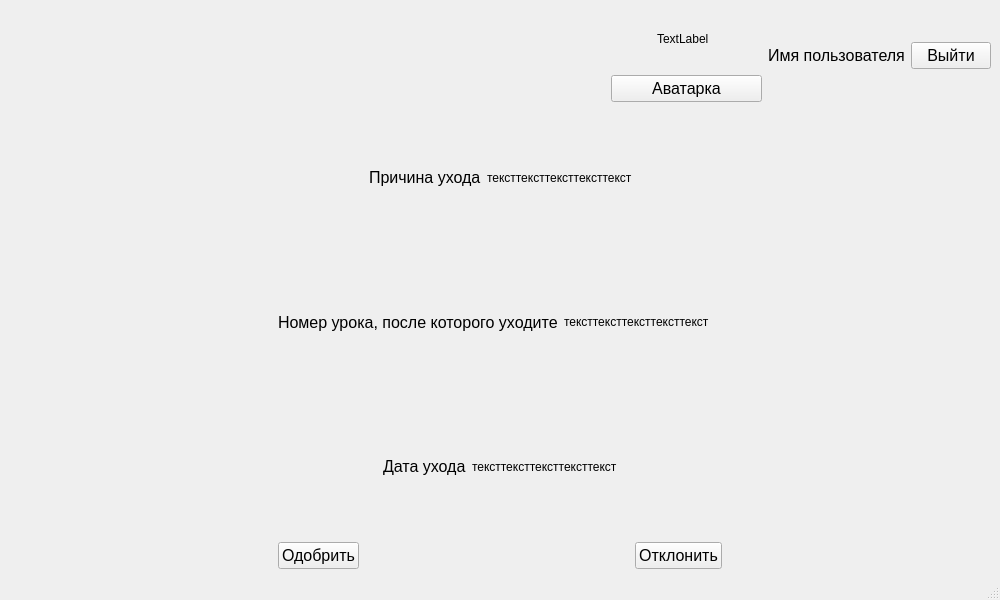
<?xml version="1.0" encoding="UTF-8"?>
<ui version="4.0">
 <class>MainWindow</class>
 <widget class="QMainWindow" name="MainWindow">
  <property name="geometry">
   <rect>
    <x>0</x>
    <y>0</y>
    <width>1000</width>
    <height>600</height>
   </rect>
  </property>
  <property name="windowTitle">
   <string>MainWindow</string>
  </property>
  <widget class="QWidget" name="centralwidget">
   <layout class="QVBoxLayout" name="verticalLayout_2">
    <item>
     <layout class="QVBoxLayout" name="verticalLayout">
      <item>
       <layout class="QHBoxLayout" name="horizontalLayout_5">
        <item>
         <spacer name="horizontalSpacer_4">
          <property name="orientation">
           <enum>Qt::Horizontal</enum>
          </property>
          <property name="sizeHint" stdset="0">
           <size>
            <width>40</width>
            <height>20</height>
           </size>
          </property>
         </spacer>
        </item>
        <item>
         <spacer name="horizontalSpacer_13">
          <property name="orientation">
           <enum>Qt::Horizontal</enum>
          </property>
          <property name="sizeHint" stdset="0">
           <size>
            <width>40</width>
            <height>20</height>
           </size>
          </property>
         </spacer>
        </item>
        <item>
         <spacer name="horizontalSpacer_14">
          <property name="orientation">
           <enum>Qt::Horizontal</enum>
          </property>
          <property name="sizeHint" stdset="0">
           <size>
            <width>40</width>
            <height>20</height>
           </size>
          </property>
         </spacer>
        </item>
        <item>
         <spacer name="horizontalSpacer_15">
          <property name="orientation">
           <enum>Qt::Horizontal</enum>
          </property>
          <property name="sizeHint" stdset="0">
           <size>
            <width>40</width>
            <height>20</height>
           </size>
          </property>
         </spacer>
        </item>
        <item>
         <layout class="QVBoxLayout" name="verticalLayout_3">
          <item>
           <layout class="QHBoxLayout" name="horizontalLayout_6">
            <item>
             <spacer name="horizontalSpacer_11">
              <property name="orientation">
               <enum>Qt::Horizontal</enum>
              </property>
              <property name="sizeHint" stdset="0">
               <size>
                <width>40</width>
                <height>20</height>
               </size>
              </property>
             </spacer>
            </item>
            <item>
             <widget class="QLabel" name="label_5">
              <property name="sizePolicy">
               <sizepolicy hsizetype="Fixed" vsizetype="Fixed">
                <horstretch>0</horstretch>
                <verstretch>0</verstretch>
               </sizepolicy>
              </property>
              <property name="minimumSize">
               <size>
                <width>60</width>
                <height>60</height>
               </size>
              </property>
              <property name="maximumSize">
               <size>
                <width>60</width>
                <height>60</height>
               </size>
              </property>
              <property name="text">
               <string>TextLabel</string>
              </property>
             </widget>
            </item>
            <item>
             <spacer name="horizontalSpacer_12">
              <property name="orientation">
               <enum>Qt::Horizontal</enum>
              </property>
              <property name="sizeHint" stdset="0">
               <size>
                <width>40</width>
                <height>20</height>
               </size>
              </property>
             </spacer>
            </item>
           </layout>
          </item>
          <item>
           <widget class="QPushButton" name="pushButton_6">
            <property name="font">
             <font>
              <pointsize>12</pointsize>
             </font>
            </property>
            <property name="text">
             <string>Аватарка</string>
            </property>
            <property name="autoRepeat">
             <bool>false</bool>
            </property>
           </widget>
          </item>
         </layout>
        </item>
        <item>
         <widget class="QLabel" name="label_4">
          <property name="font">
           <font>
            <pointsize>12</pointsize>
           </font>
          </property>
          <property name="text">
           <string>Имя пользователя</string>
          </property>
         </widget>
        </item>
        <item>
         <widget class="QPushButton" name="pushButton_5">
          <property name="font">
           <font>
            <pointsize>12</pointsize>
           </font>
          </property>
          <property name="text">
           <string>Выйти</string>
          </property>
          <property name="autoRepeat">
           <bool>false</bool>
          </property>
         </widget>
        </item>
       </layout>
      </item>
      <item>
       <layout class="QHBoxLayout" name="horizontalLayout">
        <item>
         <spacer name="horizontalSpacer_5">
          <property name="orientation">
           <enum>Qt::Horizontal</enum>
          </property>
          <property name="sizeHint" stdset="0">
           <size>
            <width>40</width>
            <height>20</height>
           </size>
          </property>
         </spacer>
        </item>
        <item>
         <widget class="QLabel" name="label">
          <property name="font">
           <font>
            <pointsize>12</pointsize>
           </font>
          </property>
          <property name="text">
           <string>Причина ухода</string>
          </property>
         </widget>
        </item>
        <item>
         <widget class="QLabel" name="label_6">
          <property name="text">
           <string>тексттексттексттексттекст</string>
          </property>
         </widget>
        </item>
        <item>
         <spacer name="horizontalSpacer_8">
          <property name="orientation">
           <enum>Qt::Horizontal</enum>
          </property>
          <property name="sizeHint" stdset="0">
           <size>
            <width>40</width>
            <height>20</height>
           </size>
          </property>
         </spacer>
        </item>
       </layout>
      </item>
      <item>
       <layout class="QHBoxLayout" name="horizontalLayout_2">
        <item>
         <spacer name="horizontalSpacer_6">
          <property name="orientation">
           <enum>Qt::Horizontal</enum>
          </property>
          <property name="sizeHint" stdset="0">
           <size>
            <width>40</width>
            <height>20</height>
           </size>
          </property>
         </spacer>
        </item>
        <item>
         <widget class="QLabel" name="label_2">
          <property name="font">
           <font>
            <pointsize>12</pointsize>
           </font>
          </property>
          <property name="text">
           <string>Номер урока, после которого уходите</string>
          </property>
         </widget>
        </item>
        <item>
         <widget class="QLabel" name="label_9">
          <property name="text">
           <string>тексттексттексттексттекст</string>
          </property>
         </widget>
        </item>
        <item>
         <widget class="QLabel" name="label_7">
          <property name="text">
           <string/>
          </property>
         </widget>
        </item>
        <item>
         <spacer name="horizontalSpacer_9">
          <property name="orientation">
           <enum>Qt::Horizontal</enum>
          </property>
          <property name="sizeHint" stdset="0">
           <size>
            <width>40</width>
            <height>20</height>
           </size>
          </property>
         </spacer>
        </item>
       </layout>
      </item>
      <item>
       <layout class="QHBoxLayout" name="horizontalLayout_3">
        <item>
         <spacer name="horizontalSpacer_7">
          <property name="orientation">
           <enum>Qt::Horizontal</enum>
          </property>
          <property name="sizeHint" stdset="0">
           <size>
            <width>40</width>
            <height>20</height>
           </size>
          </property>
         </spacer>
        </item>
        <item>
         <widget class="QLabel" name="label_3">
          <property name="font">
           <font>
            <pointsize>12</pointsize>
           </font>
          </property>
          <property name="text">
           <string>Дата ухода</string>
          </property>
         </widget>
        </item>
        <item>
         <widget class="QLabel" name="label_8">
          <property name="text">
           <string>тексттексттексттексттекст</string>
          </property>
         </widget>
        </item>
        <item>
         <spacer name="horizontalSpacer_10">
          <property name="orientation">
           <enum>Qt::Horizontal</enum>
          </property>
          <property name="sizeHint" stdset="0">
           <size>
            <width>40</width>
            <height>20</height>
           </size>
          </property>
         </spacer>
        </item>
       </layout>
      </item>
      <item>
       <layout class="QHBoxLayout" name="horizontalLayout_4">
        <item>
         <spacer name="horizontalSpacer_2">
          <property name="orientation">
           <enum>Qt::Horizontal</enum>
          </property>
          <property name="sizeHint" stdset="0">
           <size>
            <width>40</width>
            <height>20</height>
           </size>
          </property>
         </spacer>
        </item>
        <item>
         <widget class="QPushButton" name="pushButton_3">
          <property name="font">
           <font>
            <pointsize>12</pointsize>
           </font>
          </property>
          <property name="text">
           <string>Одобрить</string>
          </property>
         </widget>
        </item>
        <item>
         <spacer name="horizontalSpacer">
          <property name="orientation">
           <enum>Qt::Horizontal</enum>
          </property>
          <property name="sizeHint" stdset="0">
           <size>
            <width>40</width>
            <height>20</height>
           </size>
          </property>
         </spacer>
        </item>
        <item>
         <widget class="QPushButton" name="pushButton_4">
          <property name="font">
           <font>
            <pointsize>12</pointsize>
           </font>
          </property>
          <property name="text">
           <string>Отклонить</string>
          </property>
         </widget>
        </item>
        <item>
         <spacer name="horizontalSpacer_3">
          <property name="orientation">
           <enum>Qt::Horizontal</enum>
          </property>
          <property name="sizeHint" stdset="0">
           <size>
            <width>40</width>
            <height>20</height>
           </size>
          </property>
         </spacer>
        </item>
       </layout>
      </item>
     </layout>
    </item>
   </layout>
  </widget>
  <widget class="QMenuBar" name="menubar">
   <property name="geometry">
    <rect>
     <x>0</x>
     <y>0</y>
     <width>1000</width>
     <height>26</height>
    </rect>
   </property>
  </widget>
  <widget class="QStatusBar" name="statusbar"/>
 </widget>
 <resources/>
 <connections/>
</ui>
